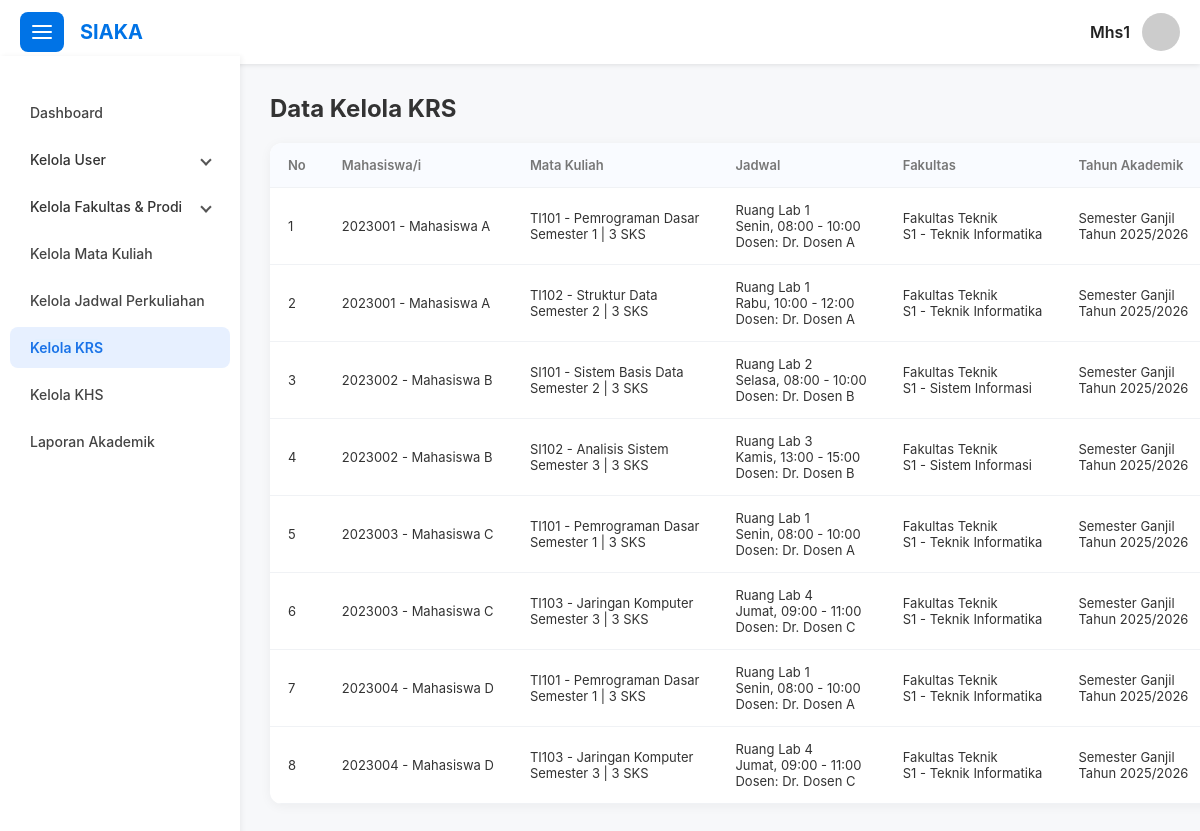
The app's page /page/krs/data_krs.php (signed in), older data.
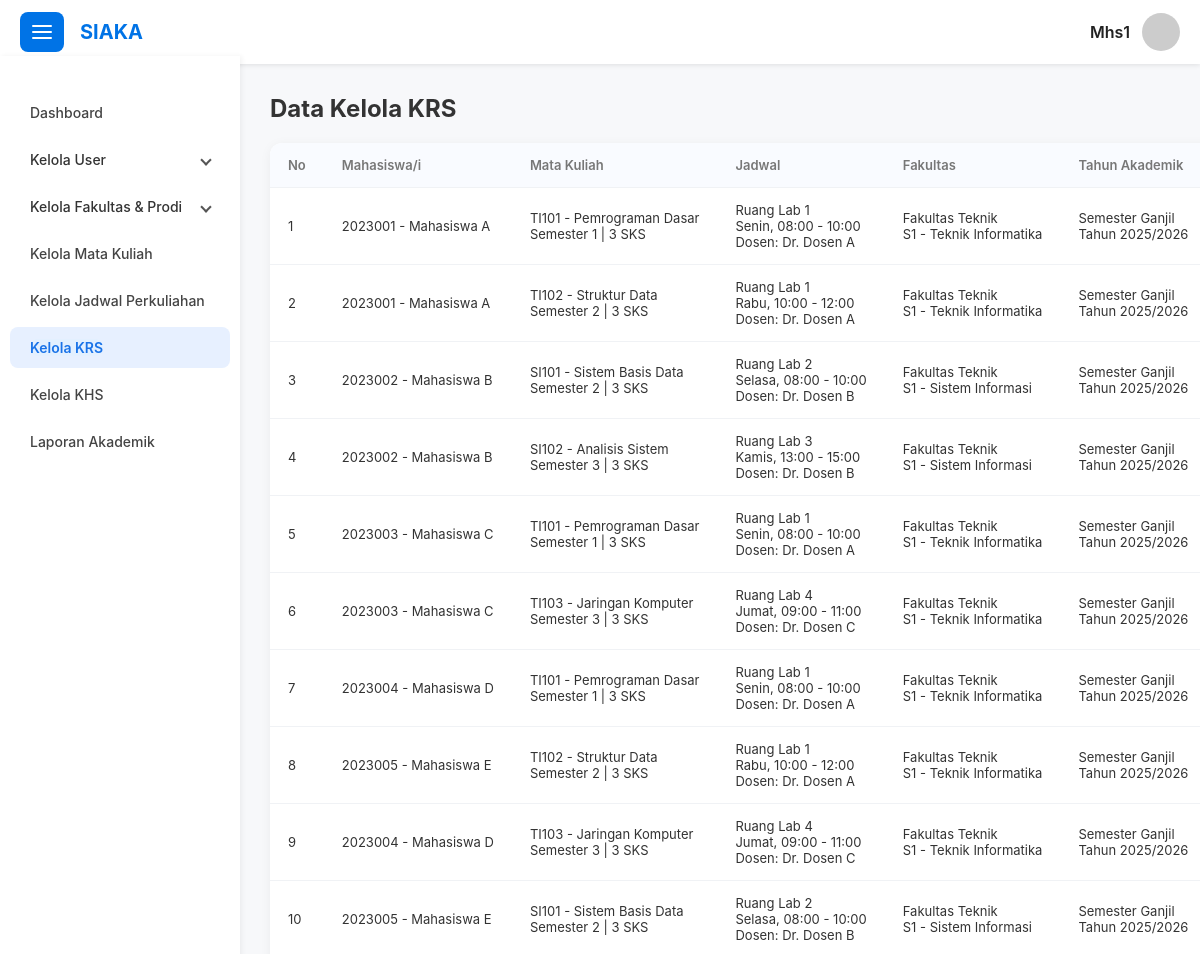
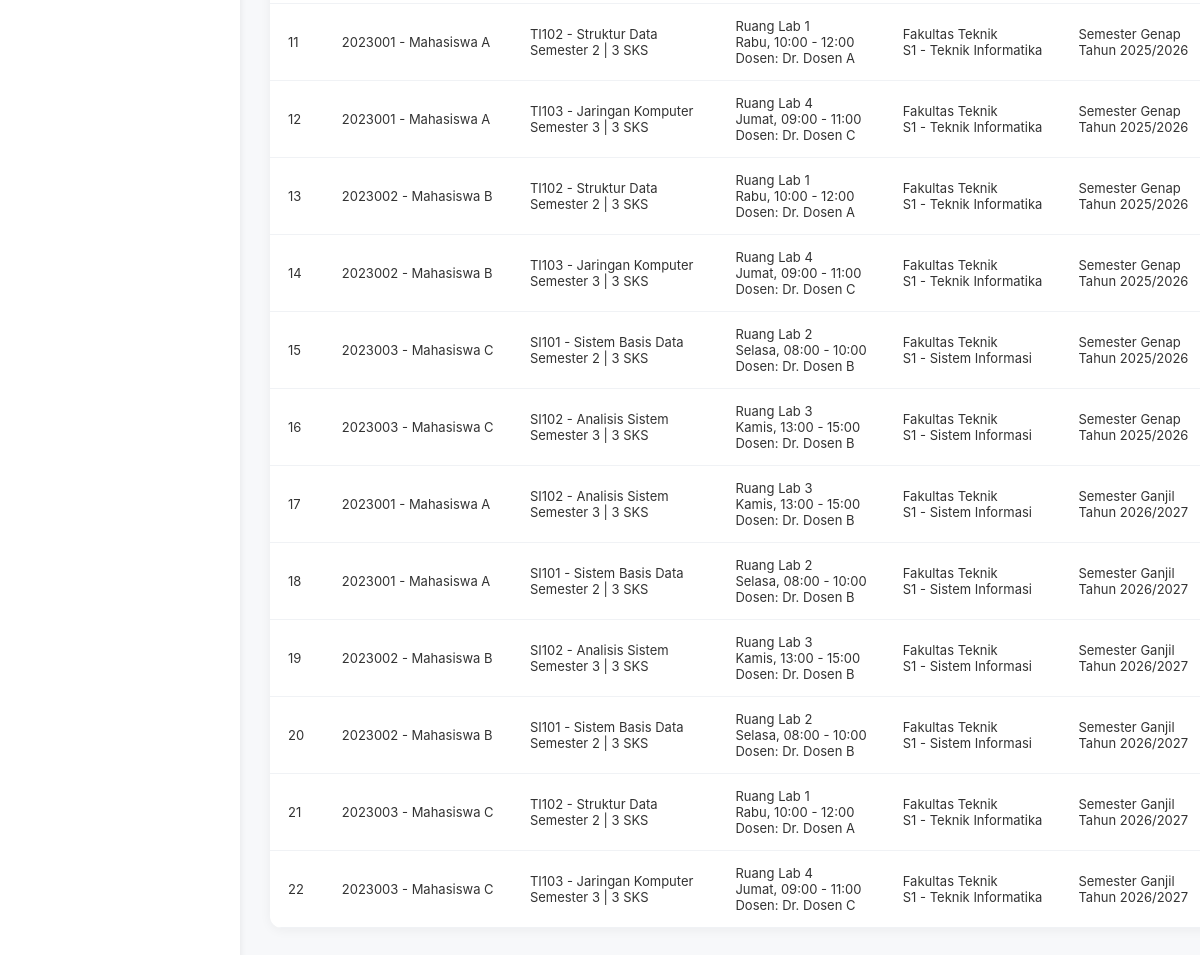
The same page, newer data (2 pictures, top to bottom).
### tables this page shows
CREATE TABLE `krs` (
  `id` int(11) NOT NULL,
  `id_mahasiswa` int(11) NOT NULL,
  `id_jadwal` int(11) NOT NULL,
  `semester` int(11) NOT NULL,
  `tahun_akademik` varchar(9) DEFAULT NULL,
  `status` enum('pending','disetujui','ditolak') DEFAULT 'pending'
);

CREATE TABLE `mahasiswa` (
  `id` int(11) NOT NULL,
  `user_id` int(11) NOT NULL,
  `nim` varchar(20) DEFAULT NULL,
  `nama_lengkap` varchar(100) DEFAULT NULL,
  `jenis_kelamin` enum('L','P') DEFAULT NULL,
  `tanggal_lahir` date DEFAULT NULL,
  `alamat` text DEFAULT NULL,
  `no_telp` varchar(20) DEFAULT NULL,
  `id_prodi` int(11) DEFAULT NULL,
  `angkatan` year(4) DEFAULT NULL,
  `status_mahasiswa` enum('aktif','cuti','lulus','nonaktif','dropout','pindah','mengundurkan_diri') DEFAULT 'aktif'
);

CREATE TABLE `mata_kuliah` (
  `id` int(11) NOT NULL,
  `kode_mk` varchar(20) NOT NULL,
  `nama_mk` varchar(100) NOT NULL,
  `sks` int(11) NOT NULL,
  `semester` int(11) NOT NULL,
  `id_prodi` int(11) NOT NULL
);

CREATE TABLE `jadwal` (
  `id` int(11) NOT NULL,
  `id_mk` int(11) NOT NULL,
  `id_dosen` int(11) NOT NULL,
  `ruang` varchar(50) DEFAULT NULL,
  `hari` enum('Senin','Selasa','Rabu','Kamis','Jumat','Sabtu') DEFAULT NULL,
  `jam_mulai` time DEFAULT NULL,
  `jam_selesai` time DEFAULT NULL
);

CREATE TABLE `dosen` (
  `id` int(11) NOT NULL,
  `user_id` int(11) NOT NULL,
  `nidn` varchar(20) DEFAULT NULL,
  `nama_lengkap` varchar(100) DEFAULT NULL,
  `tgl_lahir` date DEFAULT NULL,
  `no_telp` varchar(20) DEFAULT NULL,
  `alamat` text DEFAULT NULL
);

CREATE TABLE `fakultas` (
  `id` int(11) NOT NULL,
  `nama_fakultas` varchar(100) NOT NULL
);

CREATE TABLE `prodi` (
  `id` int(11) NOT NULL,
  `nama_prodi` varchar(100) NOT NULL,
  `id_fakultas` int(11) NOT NULL,
  `jenjang` enum('D3','S1','S2') DEFAULT NULL
);

### config/config.php (called while the page is built, shortened)
<?php
function base_url($path = '')
{
  return BASE_URL . ltrim($path, '/');
}

### page/krs/data_krs.php (the view, shortened to what this page needs)
<?php $page = "Data Kelola KRS"; ?>
<?php include("../../layout/header.php"); ?>
<?php include("../../layout/topbar.php"); ?>
<?php include("../../layout/sidebar.php"); ?>
<?php include("../../config/db.php"); ?>
<section id="data-krs">
  <div class="row">
    <div class="col-md-12">
      <table>
        <thead>
          <tr>
            <th>No</th>
            <th>Mahasiswa/i</th>
            <th>Mata Kuliah</th>
            <th>Jadwal</th>
            <th>Fakultas</th>
            <th>Tahun Akademik</th>
          </tr>
        </thead>
        <?php
        $query = "SELECT k.id,
                    m.nim, m.nama_lengkap as nama_mahasiswa,
                    f.nama_fakultas,
                    p.nama_prodi, p.jenjang,
                    j.ruang, j.hari, j.jam_mulai, j.jam_selesai,
                    mk.kode_mk, mk.nama_mk, mk.sks, mk.semester,
                    d.nidn, d.nama_lengkap as nama_dosen,
                    k.status, k.semester as tahun_semester, k.tahun_akademik
                  FROM krs k
                  LEFT JOIN mahasiswa m ON m.id = k.id_mahasiswa
                  LEFT JOIN jadwal j ON j.id = k.id_jadwal
                  LEFT JOIN mata_kuliah mk ON mk.id = j.id_mk
                  LEFT JOIN dosen d ON d.id = j.id_dosen
                  LEFT JOIN prodi p ON p.id = mk.id_prodi
                  LEFT JOIN fakultas f ON f.id = p.id_fakultas";
        $sql = mysqli_query($conn, $query);
        $count = mysqli_num_rows($sql);
        $no = 1;
        ?>
        <tbody id="krs-table-body">
          <?php if ($count > 0) { ?>
            <?php while ($data = mysqli_fetch_array($sql)) { ?>
              <tr>
                <td><?= $no++; ?></td>
                <td><?= $data["nim"] . " - " . $data["nama_mahasiswa"]; ?></td>
                <td>
                  <?= $data["kode_mk"] . " - " . $data["nama_mk"]; ?> <br>
                  <?= "Semester " . $data["semester"] . " | " . $data["sks"] . " SKS" ?>
                </td>
                <td>
                  Ruang <?= $data["ruang"]; ?> <br>
                  <?= $data["hari"] . ", " . date("H:i", strtotime($data["jam_mulai"])) . " - " . date("H:i", strtotime($data["jam_selesai"])); ?> <br>
                  Dosen: <?= $data["nama_dosen"]; ?>
                </td>
                <td>
                  <?= $data["nama_fakultas"]; ?> <br>
                  <?= $data["jenjang"]; ?> - <?= $data["nama_prodi"]; ?>
                </td>
                <td>
                  Semester <?= $data["tahun_semester"] % 2 == 0 ? "Genap" : "Ganjil"; ?> <br>
                  Tahun <?= $data["tahun_akademik"] ?>
                </td>
              </tr>
            <?php } ?>
          <?php } else { ?>
            <tr>
              <td colspan="6" style="text-align: center;">Tidak ada data</td>
            </tr>
          <?php } ?>
        </tbody>
      </table>
    </div>
  </div>
</section>
<?php include("../../layout/scripts.php"); ?>
<?php include("../../layout/footer.php"); ?>

### layout/header.php (shortened to what this page needs)
<?php include_once __DIR__ . '/../config/config.php'; ?>
<!DOCTYPE html>
<html lang="id">
<head>
  <link rel="stylesheet" href="<?= base_url('/style/style.css') ?>">
</head>
<body>

### layout/topbar.php (shortened to what this page needs)
<div class="topbar">
  <div class="topbar-left">
    <button class="mobile-menu-button" aria-label="Toggle menu" id="btnToggleSidebar">
      <svg viewBox="0 0 24 24" fill="none" stroke="currentColor" stroke-width="2" stroke-linecap="round" stroke-linejoin="round">
        <line x1="3" y1="12" x2="21" y2="12" />
        <line x1="3" y1="6" x2="21" y2="6" />
        <line x1="3" y1="18" x2="21" y2="18" />
      </svg>
    </button>
    <div class="app-name">SIAKA</div>
  </div>
  <div class="topbar-right" id="profileArea" tabindex="0" aria-haspopup="true" aria-expanded="false" aria-label="Profile menu">
    <span style="text-transform: capitalize;"><?= $_SESSION["username"] ?></span>
    <img src="https://randomuser.me/api/portraits/women/44.jpg" alt="Profile" />
  </div>
</div>

### layout/sidebar.php (shortened to what this page needs)
<?php
$currentPage = basename($_SERVER['PHP_SELF']);
?>
<div class="container" id="container">
  <aside class="sidebar" id="sidebar">
    <ul class="menu">
      <li class="menu-item <?= strpos($currentPage, 'dashboard') !== false ? 'active' : '' ?>">
        <a href="<?= base_url('/page/dashboard/dashboard_admin.php') ?>">Dashboard</a>
      </li>
      <li class="menu-item has-submenu <?= preg_match('/data_(admin|dosen|mahasiswa)\.php$/', $currentPage) ? 'open' : '' ?>">
        Kelola User <span class="arrow"></span>
      </li>
      <li class="menu-item has-submenu <?= preg_match('/_(fakultas|prodi)\.php$/', $currentPage) ? 'open' : '' ?>">
        Kelola Fakultas & Prodi <span class="arrow"></span>
      </li>
      <li class="menu-item <?= strpos($currentPage, 'mata_kuliah') !== false ? 'active' : '' ?>">
        <a href="<?= base_url('/page/matakuliah/data_mata_kuliah.php') ?>">Kelola Mata Kuliah</a>
      </li>
      <li class="menu-item <?= strpos($currentPage, 'jadwal') !== false ? 'active' : '' ?>">
        <a href="<?= base_url('/page/jadwal/data_jadwal.php') ?>">Kelola Jadwal Perkuliahan</a>
      </li>
      <li class="menu-item <?= strpos($currentPage, 'krs') !== false ? 'active' : '' ?>">
        <a href="<?= base_url('/page/krs/data_krs.php') ?>">Kelola KRS</a>
      </li>
      <li class="menu-item <?= strpos($currentPage, 'khs') !== false ? 'active' : '' ?>">
        <a href="<?= base_url('/page/khs/data_khs.php') ?>">Kelola KHS</a>
      </li>
      <li class="menu-item <?= strpos($currentPage, 'laporan') !== false ? 'active' : '' ?>">
        <a href="<?= base_url('/page/laporan.php') ?>">Laporan Akademik</a>
      </li>
    </ul>
  </aside>
  <main class="content" id="mainContent">
    <div class="page-title">
      <h2><?= $page; ?></h2>
    </div>

### layout/scripts.php (shortened to what this page needs)
</main>
</div>

### layout/footer.php
</body>
</html>

### style/style.css (style rules this page uses)
* { box-sizing: border-box; }
body { margin: 0; font-family: 'Inter', sans-serif; background: #f7f8fa; color: #222; }
.topbar { display: flex; align-items: center; justify-content: space-between; background: #fff; padding: 12px 20px; box-shadow: 0 1px 5px rgba(0, 0, 0, 0.1); position: sticky; top: 0; z-index: 20; }
.topbar-left { display: flex; align-items: center; gap: 16px; }
.mobile-menu-button { background: #0073e6; border: none; padding: 8px 10px; border-radius: 8px; cursor: pointer; display: flex; align-items: center; justify-content: center; transition: background-color 0.3s ease; }
.mobile-menu-button svg { stroke: white; width: 24px; height: 24px; }
.app-name { font-weight: 700; font-size: 20px; color: #0073e6; user-select: none; }
.topbar-right { position: relative; display: flex; align-items: center; gap: 12px; font-weight: 600; color: #222; cursor: pointer; user-select: none; }
.topbar-right img { width: 38px; height: 38px; border-radius: 50%; object-fit: cover; display: block; }
.topbar-right span { display: block; }
.container { display: flex; min-height: calc(100vh - 56px); transition: margin-left 0.3s ease; margin-left: 240px; }
aside.sidebar { background: white; width: 240px; padding: 20px 10px; box-shadow: 2px 0 5px rgba(0, 0, 0, 0.05); overflow-y: auto; position: fixed; top: 56px; bottom: 0; left: 0; transition: transform 0.3s ease; z-index: 30; }
ul.menu { list-style: none; padding-left: 0; }
li.menu-item { cursor: pointer; padding: 12px 20px; border-radius: 8px; font-weight: 500; font-size: 14px; color: #333; display: flex; justify-content: space-between; align-items: center; user-select: none; transition: background-color 0.3s ease; margin-bottom: 6px; }
li.menu-item a { text-decoration: none; color: #444; text-decoration: none; border-radius: 8px; }
li.menu-item:hover, li.menu-item.active { background-color: #e7f0ff; color: #0073e6; font-weight: 600; }
li.menu-item.active a { background-color: #e3f0ff; color: #1a73e8; }
li.menu-item .arrow { border: solid #555; border-width: 0 2px 2px 0; padding: 3px; display: inline-block; margin-left: 8px; transform: rotate(45deg); transition: transform 0.3s ease; }
main.content { flex: 1; padding: 30px 30px; overflow-x: auto; }
.page-title { margin-top: 0; padding: 0 0 0px; }
.page-title h2 { font-size: 24px; color: #333; padding: 0; margin-top: 0; }
table { width: 100%; border-collapse: collapse; background: white; border-radius: 12px; overflow: hidden; box-shadow: 0 2px 12px rgb(0 0 0 / 0.05); }
th, td { text-align: left; padding: 14px 18px; font-size: 13px; border-bottom: 1px solid #f0f2f5; color: #333; white-space: nowrap; }
th { background: #f9fbff; font-weight: 600; color: #777; }
.row { display: flex; flex-wrap: wrap; margin-left: -10px; margin-right: -10px; }
[class*="col-"] { padding-left: 10px; padding-right: 10px; box-sizing: border-box; }
@media (min-width: 768px) { .col-md-12 { width: 100%; } }

Row changes from the older to the newer data that the page shows:
added krs: id_mahasiswa.nim "2023005", id_mahasiswa.nama_lengkap "Mahasiswa E", mata_kuliah.kode_mk "TI102", mata_kuliah.nama_mk "Struktur Data", mata_kuliah.semester "2", mata_kuliah.sks "3", id_jadwal.ruang "Lab 1", id_jadwal.hari "Rabu", id_jadwal.jam_mulai "10:00", id_jadwal.jam_selesai "12:00", dosen.nama_lengkap "Dr. Dosen A", fakultas.nama_fakultas "Fakultas Teknik", prodi.jenjang "S1", prodi.nama_prodi "Teknik Informatika", semester "Ganjil", tahun_akademik "2025/2026"
added krs: id_mahasiswa.nim "2023005", id_mahasiswa.nama_lengkap "Mahasiswa E", mata_kuliah.kode_mk "SI101", mata_kuliah.nama_mk "Sistem Basis Data", mata_kuliah.semester "2", mata_kuliah.sks "3", id_jadwal.ruang "Lab 2", id_jadwal.hari "Selasa", id_jadwal.jam_mulai "08:00", id_jadwal.jam_selesai "10:00", dosen.nama_lengkap "Dr. Dosen B", fakultas.nama_fakultas "Fakultas Teknik", prodi.jenjang "S1", prodi.nama_prodi "Sistem Informasi", semester "Ganjil", tahun_akademik "2025/2026"
added krs: id_mahasiswa.nim "2023001", id_mahasiswa.nama_lengkap "Mahasiswa A", mata_kuliah.kode_mk "TI102", mata_kuliah.nama_mk "Struktur Data", mata_kuliah.semester "2", mata_kuliah.sks "3", id_jadwal.ruang "Lab 1", id_jadwal.hari "Rabu", id_jadwal.jam_mulai "10:00", id_jadwal.jam_selesai "12:00", dosen.nama_lengkap "Dr. Dosen A", fakultas.nama_fakultas "Fakultas Teknik", prodi.jenjang "S1", prodi.nama_prodi "Teknik Informatika", semester "Genap", tahun_akademik "2025/2026"
added krs: id_mahasiswa.nim "2023001", id_mahasiswa.nama_lengkap "Mahasiswa A", mata_kuliah.kode_mk "TI103", mata_kuliah.nama_mk "Jaringan Komputer", mata_kuliah.semester "3", mata_kuliah.sks "3", id_jadwal.ruang "Lab 4", id_jadwal.hari "Jumat", id_jadwal.jam_mulai "09:00", id_jadwal.jam_selesai "11:00", dosen.nama_lengkap "Dr. Dosen C", fakultas.nama_fakultas "Fakultas Teknik", prodi.jenjang "S1", prodi.nama_prodi "Teknik Informatika", semester "Genap", tahun_akademik "2025/2026"
added krs: id_mahasiswa.nim "2023002", id_mahasiswa.nama_lengkap "Mahasiswa B", mata_kuliah.kode_mk "TI102", mata_kuliah.nama_mk "Struktur Data", mata_kuliah.semester "2", mata_kuliah.sks "3", id_jadwal.ruang "Lab 1", id_jadwal.hari "Rabu", id_jadwal.jam_mulai "10:00", id_jadwal.jam_selesai "12:00", dosen.nama_lengkap "Dr. Dosen A", fakultas.nama_fakultas "Fakultas Teknik", prodi.jenjang "S1", prodi.nama_prodi "Teknik Informatika", semester "Genap", tahun_akademik "2025/2026"
added krs: id_mahasiswa.nim "2023002", id_mahasiswa.nama_lengkap "Mahasiswa B", mata_kuliah.kode_mk "TI103", mata_kuliah.nama_mk "Jaringan Komputer", mata_kuliah.semester "3", mata_kuliah.sks "3", id_jadwal.ruang "Lab 4", id_jadwal.hari "Jumat", id_jadwal.jam_mulai "09:00", id_jadwal.jam_selesai "11:00", dosen.nama_lengkap "Dr. Dosen C", fakultas.nama_fakultas "Fakultas Teknik", prodi.jenjang "S1", prodi.nama_prodi "Teknik Informatika", semester "Genap", tahun_akademik "2025/2026"
added krs: id_mahasiswa.nim "2023003", id_mahasiswa.nama_lengkap "Mahasiswa C", mata_kuliah.kode_mk "SI101", mata_kuliah.nama_mk "Sistem Basis Data", mata_kuliah.semester "2", mata_kuliah.sks "3", id_jadwal.ruang "Lab 2", id_jadwal.hari "Selasa", id_jadwal.jam_mulai "08:00", id_jadwal.jam_selesai "10:00", dosen.nama_lengkap "Dr. Dosen B", fakultas.nama_fakultas "Fakultas Teknik", prodi.jenjang "S1", prodi.nama_prodi "Sistem Informasi", semester "Genap", tahun_akademik "2025/2026"
added krs: id_mahasiswa.nim "2023003", id_mahasiswa.nama_lengkap "Mahasiswa C", mata_kuliah.kode_mk "SI102", mata_kuliah.nama_mk "Analisis Sistem", mata_kuliah.semester "3", mata_kuliah.sks "3", id_jadwal.ruang "Lab 3", id_jadwal.hari "Kamis", id_jadwal.jam_mulai "13:00", id_jadwal.jam_selesai "15:00", dosen.nama_lengkap "Dr. Dosen B", fakultas.nama_fakultas "Fakultas Teknik", prodi.jenjang "S1", prodi.nama_prodi "Sistem Informasi", semester "Genap", tahun_akademik "2025/2026"
added krs: id_mahasiswa.nim "2023001", id_mahasiswa.nama_lengkap "Mahasiswa A", mata_kuliah.kode_mk "SI102", mata_kuliah.nama_mk "Analisis Sistem", mata_kuliah.semester "3", mata_kuliah.sks "3", id_jadwal.ruang "Lab 3", id_jadwal.hari "Kamis", id_jadwal.jam_mulai "13:00", id_jadwal.jam_selesai "15:00", dosen.nama_lengkap "Dr. Dosen B", fakultas.nama_fakultas "Fakultas Teknik", prodi.jenjang "S1", prodi.nama_prodi "Sistem Informasi", semester "Ganjil", tahun_akademik "2026/2027"
added krs: id_mahasiswa.nim "2023001", id_mahasiswa.nama_lengkap "Mahasiswa A", mata_kuliah.kode_mk "SI101", mata_kuliah.nama_mk "Sistem Basis Data", mata_kuliah.semester "2", mata_kuliah.sks "3", id_jadwal.ruang "Lab 2", id_jadwal.hari "Selasa", id_jadwal.jam_mulai "08:00", id_jadwal.jam_selesai "10:00", dosen.nama_lengkap "Dr. Dosen B", fakultas.nama_fakultas "Fakultas Teknik", prodi.jenjang "S1", prodi.nama_prodi "Sistem Informasi", semester "Ganjil", tahun_akademik "2026/2027"
added krs: id_mahasiswa.nim "2023002", id_mahasiswa.nama_lengkap "Mahasiswa B", mata_kuliah.kode_mk "SI102", mata_kuliah.nama_mk "Analisis Sistem", mata_kuliah.semester "3", mata_kuliah.sks "3", id_jadwal.ruang "Lab 3", id_jadwal.hari "Kamis", id_jadwal.jam_mulai "13:00", id_jadwal.jam_selesai "15:00", dosen.nama_lengkap "Dr. Dosen B", fakultas.nama_fakultas "Fakultas Teknik", prodi.jenjang "S1", prodi.nama_prodi "Sistem Informasi", semester "Ganjil", tahun_akademik "2026/2027"
added krs: id_mahasiswa.nim "2023002", id_mahasiswa.nama_lengkap "Mahasiswa B", mata_kuliah.kode_mk "SI101", mata_kuliah.nama_mk "Sistem Basis Data", mata_kuliah.semester "2", mata_kuliah.sks "3", id_jadwal.ruang "Lab 2", id_jadwal.hari "Selasa", id_jadwal.jam_mulai "08:00", id_jadwal.jam_selesai "10:00", dosen.nama_lengkap "Dr. Dosen B", fakultas.nama_fakultas "Fakultas Teknik", prodi.jenjang "S1", prodi.nama_prodi "Sistem Informasi", semester "Ganjil", tahun_akademik "2026/2027"
added krs: id_mahasiswa.nim "2023003", id_mahasiswa.nama_lengkap "Mahasiswa C", mata_kuliah.kode_mk "TI102", mata_kuliah.nama_mk "Struktur Data", mata_kuliah.semester "2", mata_kuliah.sks "3", id_jadwal.ruang "Lab 1", id_jadwal.hari "Rabu", id_jadwal.jam_mulai "10:00", id_jadwal.jam_selesai "12:00", dosen.nama_lengkap "Dr. Dosen A", fakultas.nama_fakultas "Fakultas Teknik", prodi.jenjang "S1", prodi.nama_prodi "Teknik Informatika", semester "Ganjil", tahun_akademik "2026/2027"
added krs: id_mahasiswa.nim "2023003", id_mahasiswa.nama_lengkap "Mahasiswa C", mata_kuliah.kode_mk "TI103", mata_kuliah.nama_mk "Jaringan Komputer", mata_kuliah.semester "3", mata_kuliah.sks "3", id_jadwal.ruang "Lab 4", id_jadwal.hari "Jumat", id_jadwal.jam_mulai "09:00", id_jadwal.jam_selesai "11:00", dosen.nama_lengkap "Dr. Dosen C", fakultas.nama_fakultas "Fakultas Teknik", prodi.jenjang "S1", prodi.nama_prodi "Teknik Informatika", semester "Ganjil", tahun_akademik "2026/2027"
